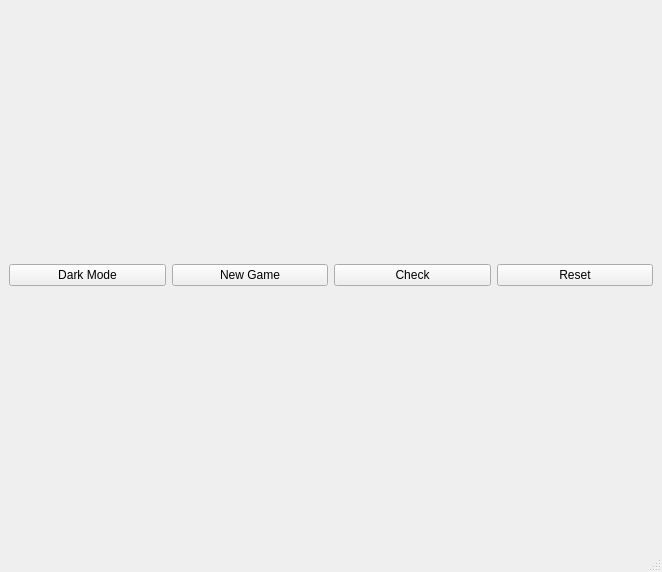
<?xml version="1.0" encoding="UTF-8"?>
<ui version="4.0">
 <class>MainWindow</class>
 <widget class="QMainWindow" name="MainWindow">
  <property name="geometry">
   <rect>
    <x>0</x>
    <y>0</y>
    <width>662</width>
    <height>572</height>
   </rect>
  </property>
  <property name="windowTitle">
   <string>MainWindow</string>
  </property>
  <widget class="QWidget" name="centralwidget">
   <layout class="QVBoxLayout" name="verticalLayout_2">
    <item>
     <layout class="QVBoxLayout" name="verticalLayout">
      <item>
       <layout class="QGridLayout" name="mygrid"/>
      </item>
      <item>
       <layout class="QHBoxLayout" name="horizontalLayout">
        <item>
         <widget class="QPushButton" name="btn_mode">
          <property name="text">
           <string>Dark Mode</string>
          </property>
         </widget>
        </item>
        <item>
         <widget class="QPushButton" name="btn_newgame">
          <property name="sizePolicy">
           <sizepolicy hsizetype="Minimum" vsizetype="Maximum">
            <horstretch>0</horstretch>
            <verstretch>0</verstretch>
           </sizepolicy>
          </property>
          <property name="text">
           <string>New Game</string>
          </property>
         </widget>
        </item>
        <item>
         <widget class="QPushButton" name="btn_check">
          <property name="text">
           <string>Check</string>
          </property>
         </widget>
        </item>
        <item>
         <widget class="QPushButton" name="btn_reset">
          <property name="text">
           <string>Reset</string>
          </property>
         </widget>
        </item>
       </layout>
      </item>
     </layout>
    </item>
   </layout>
  </widget>
  <widget class="QMenuBar" name="menubar">
   <property name="geometry">
    <rect>
     <x>0</x>
     <y>0</y>
     <width>662</width>
     <height>22</height>
    </rect>
   </property>
  </widget>
  <widget class="QStatusBar" name="statusbar"/>
 </widget>
 <resources/>
 <connections/>
</ui>
